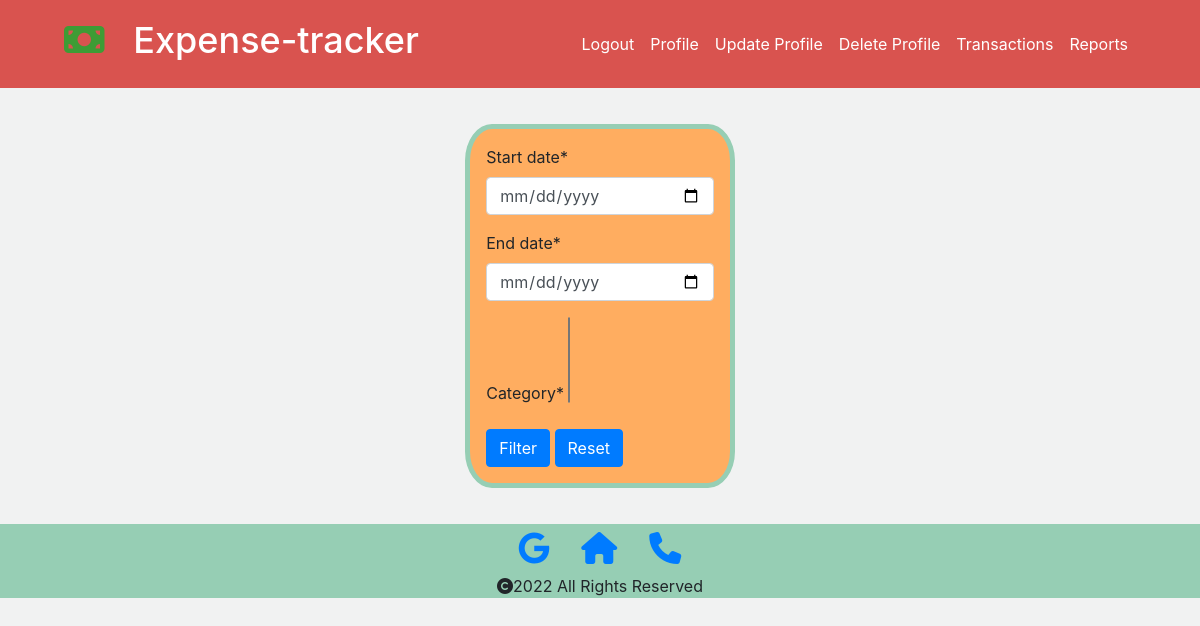
/sabretooth1405/expenses/ (signed in), run on an earlier commit of the app's database.
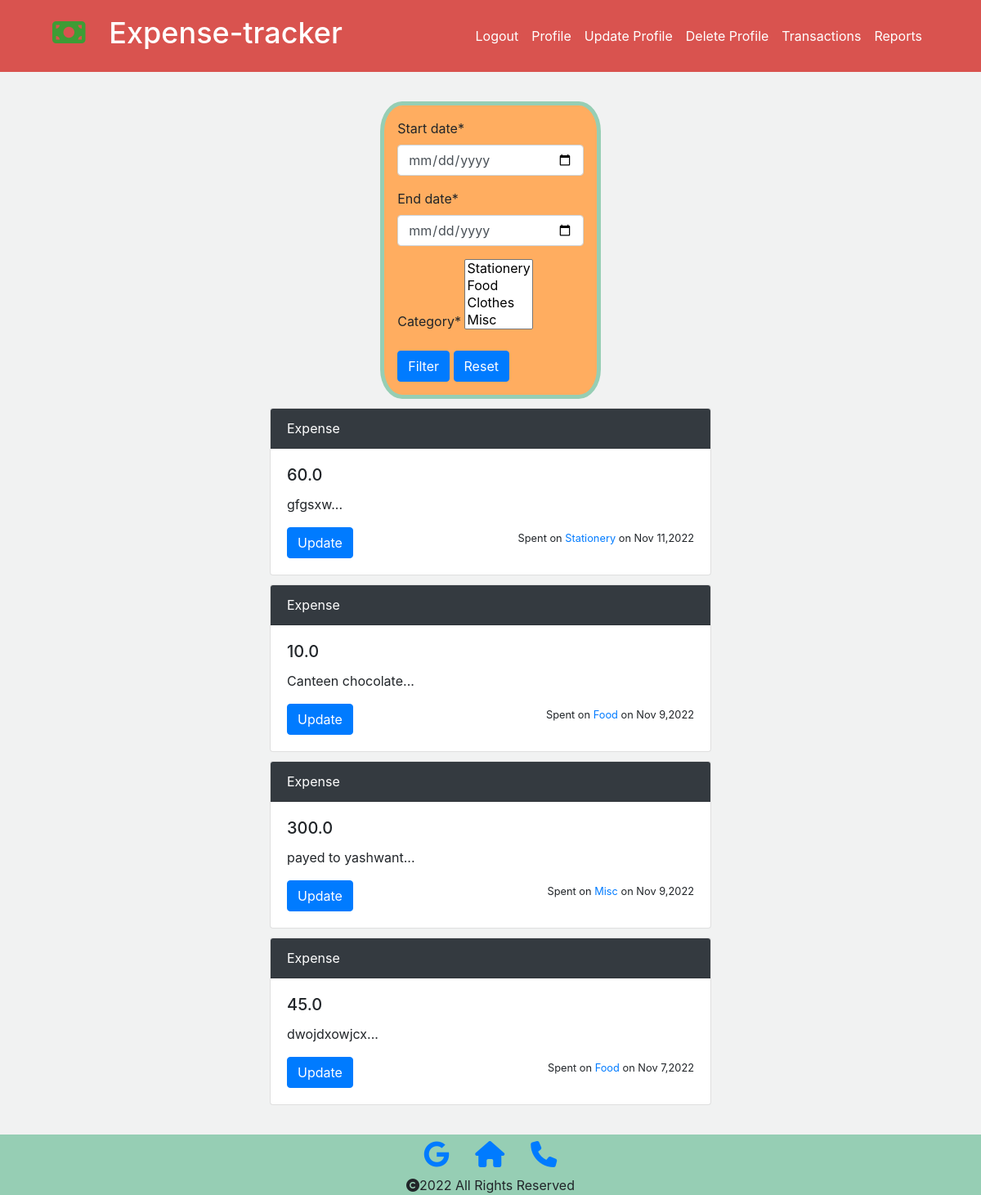
And on a later commit of the database.
### expenses/models.py (models this page shows, shortened)
class Expense(models.Model):
	user = models.ForeignKey(to = User,on_delete=models.CASCADE)
	amount = models.FloatField()
	date = models.DateField(default = localtime)
	description = models.TextField()
	category = models.ForeignKey(to=ExpenseCategory,on_delete=models.CASCADE)
	created_at = models.DateTimeField(default=localtime)
	class Meta:
		ordering=['-date']

class ExpenseCategory(models.Model):
	user = models.ForeignKey(to = User,on_delete=models.CASCADE)
	name = models.CharField(max_length = 256)
	created_at = models.DateTimeField(default=localtime)
	def __str__(self):
		return  self.name
	class Meta:
		verbose_name_plural = 'Expense Categories'

### expenses/views.py (the view)
# urls.py: path('<str:username>/expenses/',exp_views.expense_list,name='expenses')
@login_required(login_url='/login/')
def expense_list(req, **kwargs):
    if req.method=="POST":
        form=DateRangeForm(req.POST)
        if form.is_valid():
            start_date = form.cleaned_data['start_date']
            end_date = form.cleaned_data['end_date']
            category=form.cleaned_data['category']
            expenses = Expense.objects.filter(user__username=req.user,date__range=[str(start_date),str(end_date)],category__in=category)
            form2=DateRangeForm(data={"start_date":start_date,"end_date":end_date,"category":category})
            return render(req, 'expenses/expenses.html', {"form": form2, "expenses": expenses,"username":req.user})
        else:
            print(form.errors)
            return redirect('about')
    else:
        form=DateRangeForm()
        if kwargs.get('username') == str(req.user):
            expenses = Expense.objects.filter(user__username=req.user)
            return render(req, 'expenses/expenses.html', {"form":form,"expenses": expenses,"username":req.user})
        else:
            print(type(kwargs.get('username')))
            print(type(req.user))
            messages.error(
                req, f"You are trying to access from an unauthorised account.Pls login with authorisation")
            return redirect('about')

### expenses/forms.py
class DateRangeForm(forms.Form):
    start_date = forms.DateField(
        widget=forms.widgets.DateInput(attrs={'type': 'date'}))
    end_date = forms.DateField(
        widget=forms.widgets.DateInput(attrs={'type': 'date'}))
    category=forms.ModelMultipleChoiceField(queryset=ExpenseCategory.objects.all())

### expenses/templates/expenses/expenses.html (shortened to what this page needs)
{% extends "users/base.html" %}
{% block content %}
{% load crispy_forms_tags %}
<section id="posts">
    <form method="POST">
        {{form|crispy}}
        <button type="submit" class="btn btn-primary">Filter</button>
        <a href="{% url 'expenses' username %}" class="btn btn-primary">Reset</a>
    </form>
        {%for expense in expenses%}
        <div class="card">
            <div class="card-header bg-dark">
                Expense
            </div>
            <div class="card-body">
                <h5 class="card-title">{{expense.amount}}</h5>
                <p class="card-text">{{expense.description|truncatechars:280}}...</p>
                <div class="credit-cont">
                    <a href="#" class="btn btn-primary">Update</a> <span
                        class="credit"><small>
                            Spent on <a href="#">{{expense.category}} </a> on
                            {{expense.date|date:"M j,Y"}} </small></span>
                </div>
            </div>
        </div>
        {% endfor %}
</section>
{% endblock content %}

### users/templates/users/base.html (shortened to what this page needs)
{%load static %}
<!DOCTYPE html>
<html lang="en">
{% load crispy_forms_tags %}
<head>
    <link rel="stylesheet" href="https://cdn.jsdelivr.net/npm/bootstrap@4.5.3/dist/css/bootstrap.min.css"
>
    <link rel="stylesheet" type="text/css" href="{% static 'users/style.css' %}">
</head>
<body>
    <header id="title">
        <nav class="navbar navbar-expand-lg navbar-dark">
            <a class="navbar-brand h1 ml-5" href="#"><i class="fa-solid fa-money-bill"></i> &nbsp Expense-tracker</a>
            <div class="collapse navbar-collapse" id="navbarSupportedContent">
                <ul class="navbar-nav ml-auto mr-5">
                    {% if user.is_authenticated %}
                    <li class="nav-item active">
                        <a class="nav-link" href="{% url 'logout' %}">Logout</a>
                    </li>
                    <li class="nav-item active"> <a class="nav-link" href="{% url 'profile' %}">Profile</a></li>
                    <li class="nav-item active"> <a class="nav-link" href="{% url 'update-user' user.id %}">Update Profile</a></li>
                    <li class="nav-item active"> <a class="nav-link" href="{% url 'user-delete' user.id %}">Delete Profile</a></li>
                    {% else %}
                    <li class="nav-item active"> <a class="nav-link" href="{% url 'login' %}">Login</a></li>
                    {% endif %}
                    <li class="nav-item active">
                        <a class="nav-link" href="#">Transactions</a>
                    </li>
                    <li class="nav-item active">
                        <a class="nav-link" href="#">Reports</a>
                    </li>
                </ul>
            </div>
        </nav>
    </header>
    {% block content %}
    {% endblock %}
    <footer>
        <ul class="nav justify-content-center">
            <li class="nav-item">
                <a class="nav-link" href="#"><i class="fa-brands fa-google fa-2x"></i></a>
            </li>
            <li>
                <a class="nav-link" href="#"><i class="fa-solid fa-house fa-2x"></i></a>
            </li>
            <li>
                <a class="nav-link" href="tel:+919810015105"><i class="fa-solid fa-phone fa-2x"></i></a>
            </li>
        </ul>
        <ul class="nav justify-content-center">
            <li class="nav-item"><i class="fa-solid fa-copyright"></i>2022 All Rights Reserved</li>
        </ul>
    </footer>
</body>
</html>

### users/static/users/style.css (style rules this page uses)
body { background-color: rgb(241, 242, 242); height: 100vh; }
#title { background-color: #D9534F; color: aliceblue; }
.navbar-brand { font-size: 36px; }
form { width: 50%; margin: 0 auto; background-color: #FFAD60; padding: 3%; border: 5px solid #96CEB4; border-radius: 10%; }
footer { background-color: #96CEB4; }
#posts { width: 45%; margin: 3% auto; }
.card { margin: 2% 0; }
.card-header { color: white; }
.credit { display: inline-block; margin-left: auto; }
.credit-cont { display: flex; justify-content: space-around; }
.fa-money-bill { color: #3e9c35; }

What changed in the data, as far as the page shows it:
added Expense: amount "60.0", description "gfgsxw", category "Stationery", date "Nov 11,2022"
added Expense: amount "10.0", description "Canteen chocolate", category "Food", date "Nov 9,2022"
added Expense: amount "300.0", description "payed to yashwant", category "Misc", date "Nov 9,2022"
added Expense: amount "45.0", description "dwojdxowjcx", category "Food", date "Nov 7,2022"
Also different on the page:
form field category: (not shown) → "Stationery / Food / Clothes / Misc"
